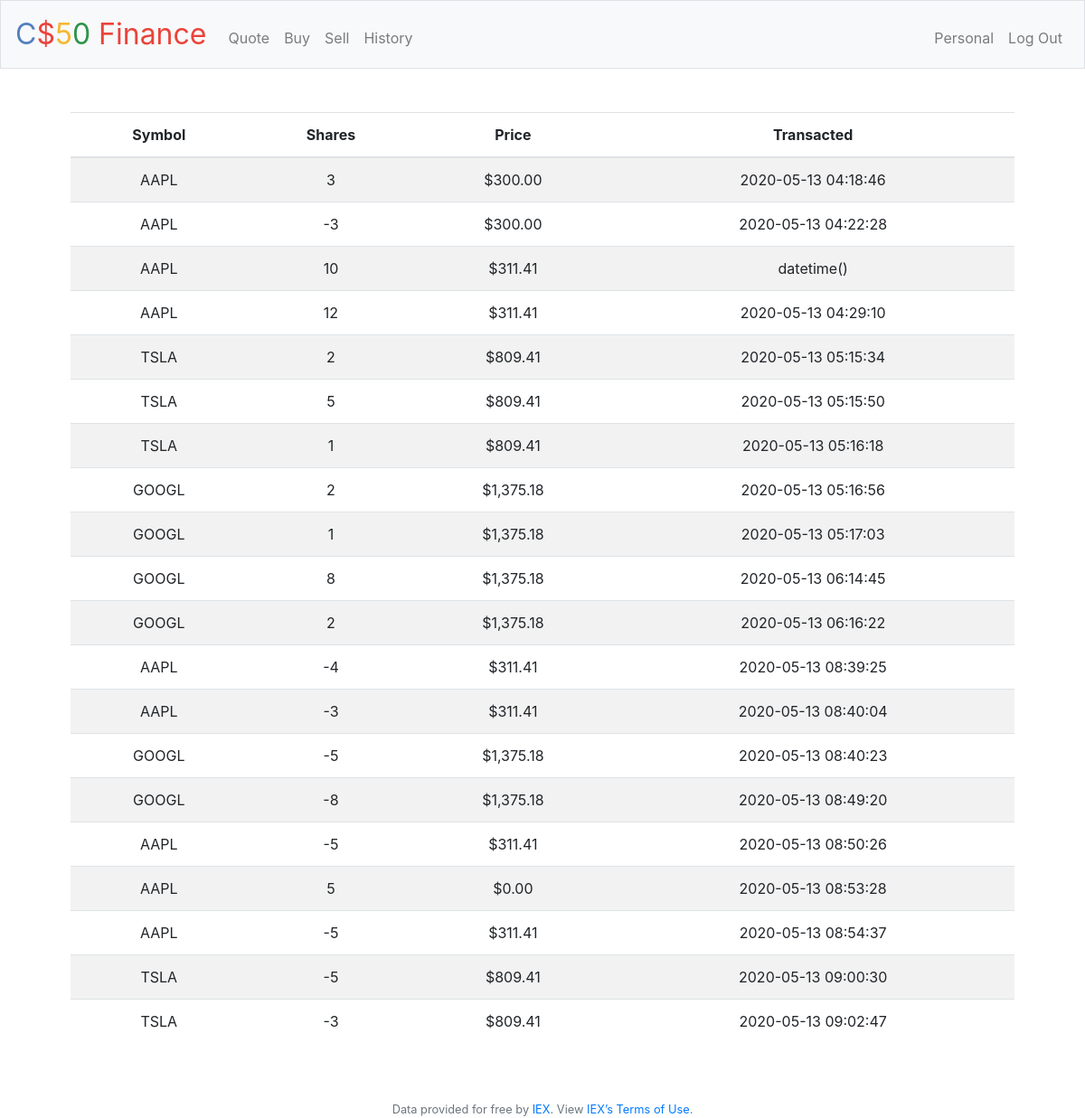
Screenshot of /history (signed in) with the database file from the repository.
### tables this page shows
CREATE TABLE history (
id_users INTEGER,
id INTEGER PRIMARY KEY NOT NULL,
symbol TEXT NOT NULL,
shares INTEGER NOT NULL,
price NUMERIC NOT NULL,
transacted datetime NOT NULL,
FOREIGN KEY(id_users) REFERENCES users(id)
);

### pset8/finance/application.py (the view)
@app.route("/history")
@login_required
def history():
    list_dict = []
    history = db.execute("SELECT * FROM history WHERE id_users = ?", session["user_id"])
    for row in history:
        new_dict = {}
        new_dict['symbol'] = row['symbol']
        new_dict['shares'] = row['shares']
        new_dict['price'] = usd(row['price'])
        new_dict['transacted'] = row['transacted']
        list_dict.append(new_dict)
    return render_template("/history.html", list_dict=list_dict)

### pset8/finance/application.py (called while the page is built)
@app.after_request
def after_request(response):
    response.headers["Cache-Control"] = "no-cache, no-store, must-revalidate"
    response.headers["Expires"] = 0
    response.headers["Pragma"] = "no-cache"
    return response

### pset8/finance/helpers.py (called while the page is built)
def login_required(f):
    @wraps(f)
    def decorated_function(*args, **kwargs):
        if session.get("user_id") is None:
            return redirect("/login")
        return f(*args, **kwargs)
    return decorated_function

def usd(value):
    return f"${value:,.2f}"

### pset8/finance/templates/history.html (shortened to what this page needs)
{% extends "layout.html" %}
{% block main %}
    <table class="table table-striped">
        <thead>
            <tr>
                <th>Symbol</th>
                <th>Shares</th>
                <th>Price</th>
                <th>Transacted</th>
            </tr>
        </thead>
        <tbody>
            {% for a in list_dict %}
                <tr>
                    <td>{{ a["symbol"] }}</td>
                    <td>{{ a["shares"] }}</td>
                    <td>{{ a["price"] }}</td>
                    <td>{{ a["transacted"] }}</td>
                </tr>
            {% endfor %}
        </tbody>
    </table>
{% endblock %}

### pset8/finance/templates/layout.html (shortened to what this page needs)
<!DOCTYPE html>
<html lang="en">
    <head>
        <link href="https://maxcdn.bootstrapcdn.com/bootstrap/4.1.3/css/bootstrap.min.css" rel="stylesheet">
        <link href="/static/styles.css" rel="stylesheet">
    </head>
    <body>
        <nav class="navbar navbar-expand-md navbar-light bg-light border">
            <a class="navbar-brand" href="/"><span class="blue">C</span><span class="red">$</span><span class="yellow">5</span><span class="green">0</span> <span class="red">Finance</span></a>
            <div class="collapse navbar-collapse" id="navbar">
                {% if session.user_id %}
                    <ul class="navbar-nav mr-auto mt-2">
                        <li class="nav-item"><a class="nav-link" href="/quote">Quote</a></li>
                        <li class="nav-item"><a class="nav-link" href="/buy">Buy</a></li>
                        <li class="nav-item"><a class="nav-link" href="/sell">Sell</a></li>
                        <li class="nav-item"><a class="nav-link" href="/history">History</a></li>
                    </ul>
                    <ul class="navbar-nav ml-auto mt-2">
                        <li class="nav-item"><a class="nav-link" href="/personal">Personal</a></li>
                        <li class="nav-item"><a class="nav-link" href="/logout">Log Out</a></li>
                    </ul>
                {% else %}
                    <ul class="navbar-nav ml-auto mt-2">
                        <li class="nav-item"><a class="nav-link" href="/register">Register</a></li>
                        <li class="nav-item"><a class="nav-link" href="/login">Log In</a></li>
                    </ul>
                {% endif %}
            </div>
        </nav>
        <main class="container p-5">
            {% block main %}{% endblock %}
        </main>
        <footer class="small text-center text-muted">
            Data provided for free by <a href="https://iextrading.com/developer">IEX</a>. View <a href="https://iextrading.com/api-exhibit-a/">IEX’s Terms of Use</a>.
        </footer>
    </body>
</html>

### pset8/finance/static/styles.css (style rules this page uses)
nav .navbar-brand { font-size: xx-large; }
nav .navbar-brand .blue { color: #537fbe; }
nav .navbar-brand .red { color: #ea433b; }
nav .navbar-brand .yellow { color: #f5b82e; }
nav .navbar-brand .green { color: #2e944b; }
main { overflow-x: auto; text-align: center; }

### rows the page displays
history: symbol "AAPL", shares "3", price "$300.00", transacted "2020-05-13 04:18:46"
history: symbol "AAPL", shares "-3", price "$300.00", transacted "2020-05-13 04:22:28"
history: symbol "AAPL", shares "10", price "$311.41", transacted "datetime()"
history: symbol "AAPL", shares "12", price "$311.41", transacted "2020-05-13 04:29:10"
history: symbol "TSLA", shares "2", price "$809.41", transacted "2020-05-13 05:15:34"
history: symbol "TSLA", shares "5", price "$809.41", transacted "2020-05-13 05:15:50"
history: symbol "TSLA", shares "1", price "$809.41", transacted "2020-05-13 05:16:18"
history: symbol "GOOGL", shares "2", price "$1,375.18", transacted "2020-05-13 05:16:56"
history: symbol "GOOGL", shares "1", price "$1,375.18", transacted "2020-05-13 05:17:03"
history: symbol "GOOGL", shares "8", price "$1,375.18", transacted "2020-05-13 06:14:45"
history: symbol "GOOGL", shares "2", price "$1,375.18", transacted "2020-05-13 06:16:22"
history: symbol "AAPL", shares "-4", price "$311.41", transacted "2020-05-13 08:39:25"
history: symbol "AAPL", shares "-3", price "$311.41", transacted "2020-05-13 08:40:04"
history: symbol "GOOGL", shares "-5", price "$1,375.18", transacted "2020-05-13 08:40:23"
history: symbol "GOOGL", shares "-8", price "$1,375.18", transacted "2020-05-13 08:49:20"
history: symbol "AAPL", shares "-5", price "$311.41", transacted "2020-05-13 08:50:26"
history: symbol "AAPL", shares "5", price "$0.00", transacted "2020-05-13 08:53:28"
history: symbol "AAPL", shares "-5", price "$311.41", transacted "2020-05-13 08:54:37"
history: symbol "TSLA", shares "-5", price "$809.41", transacted "2020-05-13 09:00:30"
history: symbol "TSLA", shares "-3", price "$809.41", transacted "2020-05-13 09:02:47"
